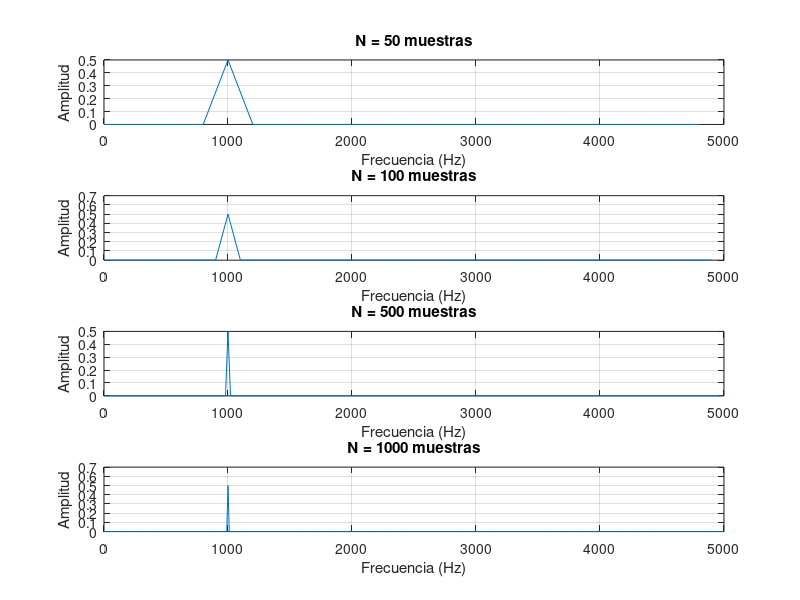

This chart was generated by the following MATLAB code:
fs = 10000;
f0 = 1000;
muestras = [50, 100, 500, 1000];

figure;
for i = 1:4
  N = muestras(i);
  t = (0:N-1) / fs;
  senal = sin(2*pi*f0*t);
  
  fft_senal = abs(fft(senal)) / N;
  f = (0:N-1) * (fs/N);
  
  subplot(4,1,i);
  plot(f(1:N/2), fft_senal(1:N/2));
  title(['N = ', num2str(N), ' muestras']);
  xlabel('Frecuencia (Hz)');
  ylabel('Amplitud');
  grid on;
end
